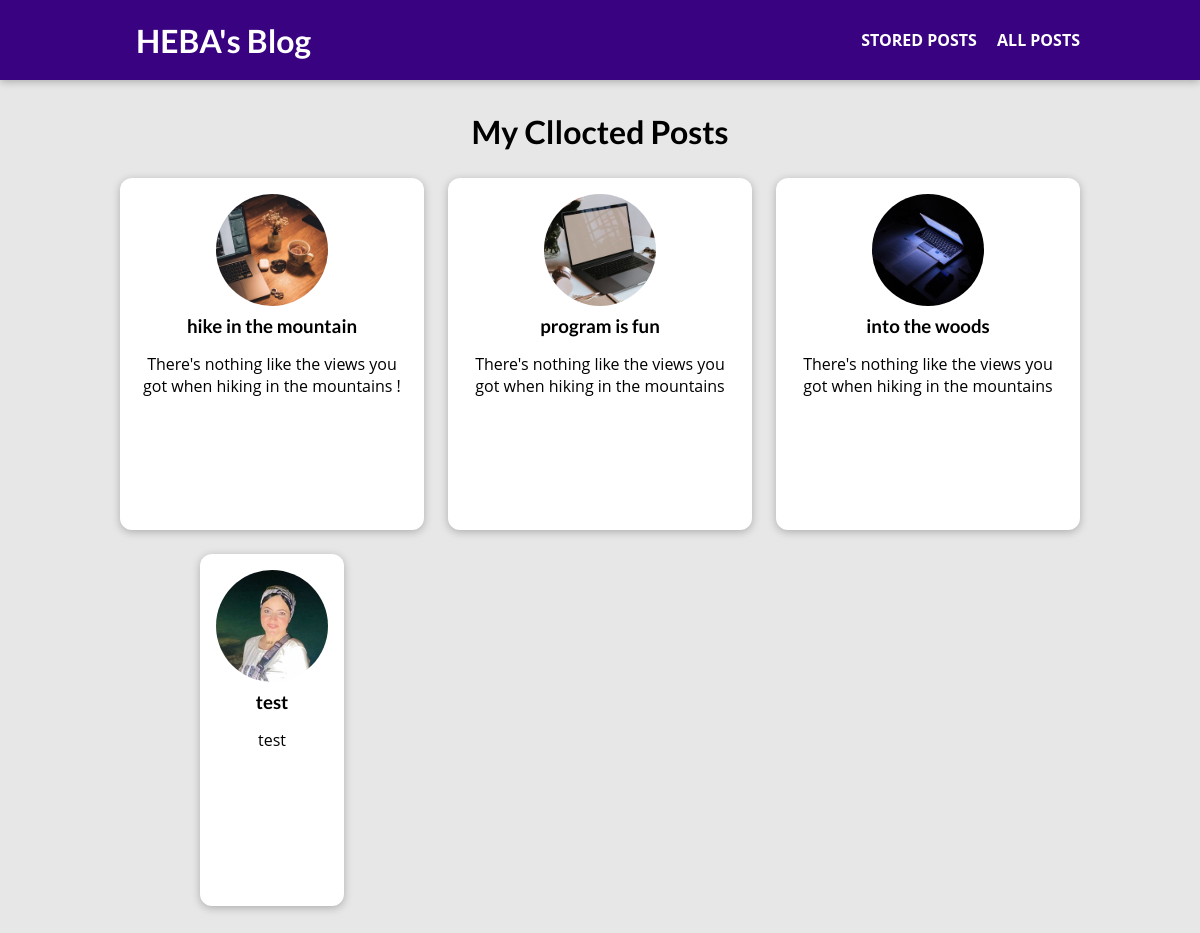
The page /posts on the database its author committed.
### blog/models.py (models this page shows, shortened)
class Post(models.Model):
    title = models.CharField(max_length=50)
    excerpt =models.CharField(max_length=100)
    image = models.ImageField(upload_to='posts', null=True)
    date = models.DateField(auto_now=True)
    slug = models.SlugField(unique=True, db_index=True)
    content = models.TextField(validators=[MinLengthValidator(10)])
    author = models.ForeignKey(
        Author,null=True, on_delete=models.SET_NULL, related_name="posts")
    tags = models.ManyToManyField(Tag)

### blog/views.py (the view)
# urls.py: path('posts', views.AllPostsViews.as_view(), name='posts'),
class AllPostsViews(ListView):
    template_name = 'blog/all_posts.html'
    model = Post
    ordering= ['-date']
    context_object_name = 'all_posts'

### blog/templates/blog/all_posts.html (shortened to what this page needs)
{% extends 'base.html' %}
{% load static %}
{% block css_files %}
   <link rel='stylesheet' href='{% static 'blog/post.css' %}'>
   <link rel='stylesheet' href='{% static 'blog/all-posts.css' %}'>
{% endblock %}
{% block content %}
<section id='all-posts'>
    <h2>My Cllocted Posts</h2>
    <ul>
      {% for post in all_posts %}
       {% include 'blog/includes/post.html' %}
     {% endfor %}
    </ul>
</section>
{% endblock %}

### blog/templates/blog/includes/post.html
<li>
    <artical class='post'>
        <a href='{% url 'single-post' post.slug %}'>
            <img src='{{ post.image.url }}' alt='{{post.title}}'>
            <div class='post__content'>
                <h3> {{ post.title }} </h3>
                <p>
                   {{ post.excerpt }}
                </p>
            </div>
        </a>
    </artical>
</li>

### static/app.css (style rules this page uses)
* { box-sizing: border-box; }
html { font-family: 'Open Sans', 'Lato', sans-serif; }
body { margin: 0; }
h1, h2, h3 { font-family: 'Lato', sans-serif; font-weight: bold; }

### blog/static/blog/post.css (style rules this page uses)
.post { display: flex; flex-direction: column; align-items: center; text-align: center; }
.post a { text-decoration: none; color: black; transition: all 0.2s ease; padding: 1rem; }
.post img { width: 5rem; height: 5rem; object-fit: cover; border-radius: 50%; }
.post h3 { margin: 0.25rem 0; }

### blog/static/blog/all-posts.css (style rules this page uses)
body { background-color: #e7e7e7; }
#all-posts { margin: 7rem auto; width: 90%; max-width: 60rem; }
#all-posts h2 { text-align: center; font-size: 2rem; }
ul { list-style: none; margin: 0; padding: 0; display: grid; grid-template-columns: repeat(auto-fill, minmax(17rem, 1fr)); gap: 1.5rem; }
.post img { width: 7rem; height: 7rem; }
.post a { height: 22rem; transform-origin: center; box-shadow: 0 2px 8px rgba(0, 0, 0, 0.25); border-radius: 12px; background-color: white; }

### rows shown on the page
Post: image (picture), title "hike in the mountain", excerpt "There's nothing like the views you got when hiking in the mountains !"
Post: image (picture), title "program is fun", excerpt "There's nothing like the views you got when hiking in the mountains"
Post: image (picture), title "into the woods", excerpt "There's nothing like the views you got when hiking in the mountains"
Post: image (picture), title "test", excerpt "test"
